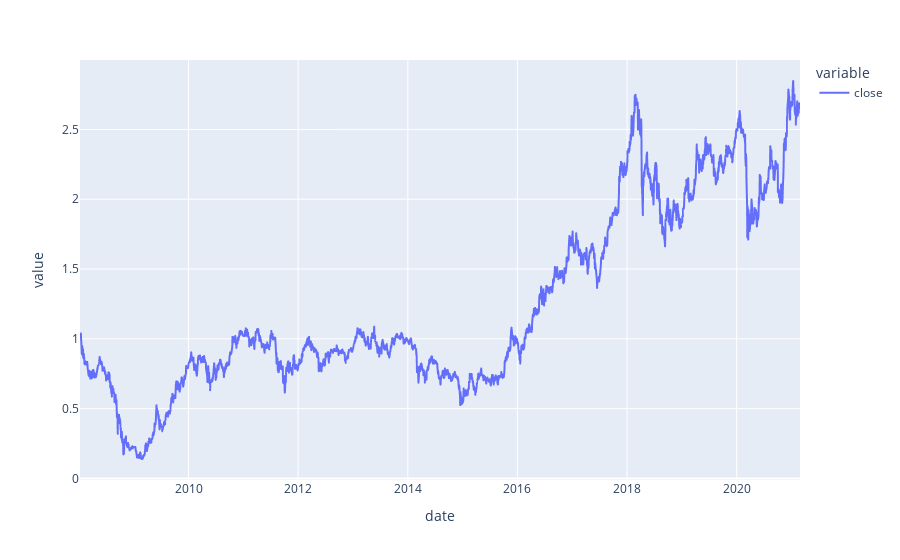

Write notebook code for a chart like this one.
### Code cell
(1 + sber_daily['close'].pct_change().fillna(0)).cumprod().plot()

### Figure 1 — Plotly figure (JSON) as saved in the notebook; plotly's stock layout.template omitted (floating-point values rounded to 4 significant figures; data arrays with more than 128 entries replaced by an {"elided": "..."} marker saying what was removed)
{"data": [{"hovertemplate": "variable=close<br>date=%{x}<br>value=%{y}<extra></extra>", "legendgroup": "close", "line": {"color": "#636efa", "dash": "solid"}, "mode": "lines", "name": "close", "showlegend": true, "type": "scattergl", "x": {"elided": "3296 str values"}, "xaxis": "x", "y": {"elided": "3296 float values"}, "yaxis": "y"}], "layout": {"autosize": true, "legend": {"title": {"text": "variable"}, "tracegroupgap": 0}, "margin": {"t": 60}, "xaxis": {"anchor": "y", "autorange": true, "domain": [0, 1], "range": ["2008-01-09", "2021-02-26"], "title": {"text": "date"}, "type": "date"}, "yaxis": {"anchor": "x", "autorange": true, "domain": [0, 1], "range": [-0.01143, 2.998], "title": {"text": "value"}, "type": "linear"}}}
